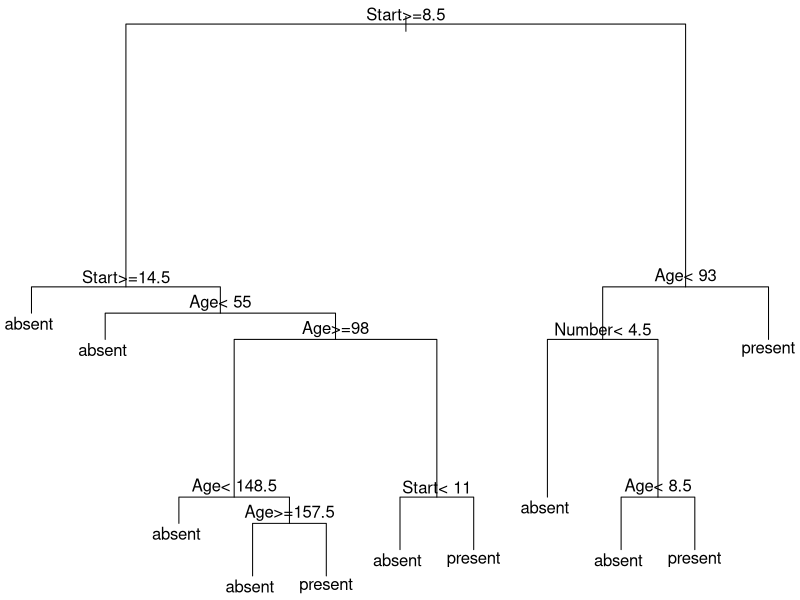

Reproduce this figure in R.
library(rpart)
data("kyphosis")  
str(kyphosis)
floor_val<-floor(0.8*nrow(kyphosis)) 
train<-sample(nrow(kyphosis),size=floor_val)
trainingData<-kyphosis[train,]
testData<-kyphosis[-train,]
kyphosis_fit<-rpart(Kyphosis~Age+Number+Start,parms=list(split='information'), minsplit=2, minbucket=1,data=trainingData,method='class')
par(mar = rep(0.1, 4))
plot(kyphosis_fit)
text(kyphosis_fit)
summary(kyphosis_fit) 
CPVal<-kyphosis_fit$cptable[which.min(kyphosis_fit$cptable[,"xerror"]),"CP"]
CPVal
pruned_fit<-prune(kyphosis_fit,cp=as.numeric(CPVal))
out<-predict(pruned_fit,newdata=testData,type="vector")
tab <- table(out, testData$Kyphosis)
tab
accuracy<-sum(diag(tab))/sum(tab)
accuracyPercentage<-accuracy*100
accuracyPercentage
